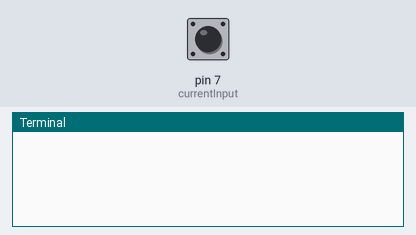
The program below on a simulated Raspberry Pi (header pin numbers). Shown: the last lines printed to the terminal. Inputs (shaded band) come from the test bench; at power-on: pin 7 (currentInput) LOW. Web requests get an empty 200 reply after 0.4 s.

Above: at 1.2 s.
1.3 s: pin 7 (currentInput) pulled HIGH for 0.15 s
At 1.56 s:
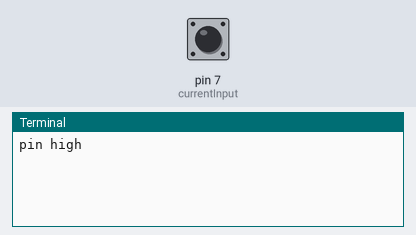
At 2.0 s:
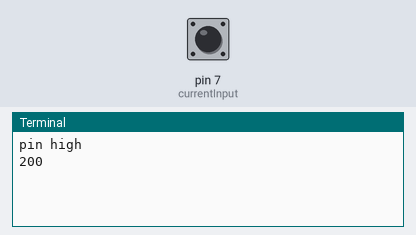

The program:

gpioTest.py
```python
import RPi.GPIO as GPIO
import requests

pin = 7
last = GPIO.LOW
GPIO.setmode(GPIO.BOARD)
GPIO.setwarnings(False)
GPIO.setup(pin, GPIO.OUT)
GPIO.output(pin, GPIO.LOW)
GPIO.setup(pin, GPIO.IN, pull_up_down=GPIO.PUD_DOWN)
while 1:
        currentInput = GPIO.input(pin)
        if currentInput and currentInput != last:
                print("pin high")
                r = requests.get('http://174.104.106.130:8080/trigger')
                print r.status_code
        last = currentInput
```

Measured:
- after the input at 1.3 s, the terminal: prints a new line at once (image 1)
